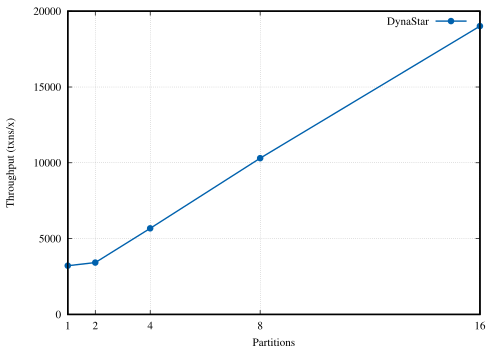

gnuplot code for this plot:
set terminal postscript eps enhanced color solid lw 2 "Times-Roman" 16
set output './tpcc-scaling.ps'

set style data linespoints
set grid ytics

set grid xtics

set style line 1 lc rgb '#0060ad' lt 1 lw 2 pt 7 pi -1 ps 1.5
set style line 2 lc rgb '#000000' lt 1 lw 2 pt 4 pi -1 ps 1.5

set pointintervalbox 1

set auto x
set xlabel "Partitions"

set yrange [0:20000]
set ylabel "Throughput (txns/x)"

plot 'tpcc-scaling.dat' using 2:xtic(1) with linespoints ls 1 title col
        #'' using 3:xtic(1) with linespoints ls 2 title col
